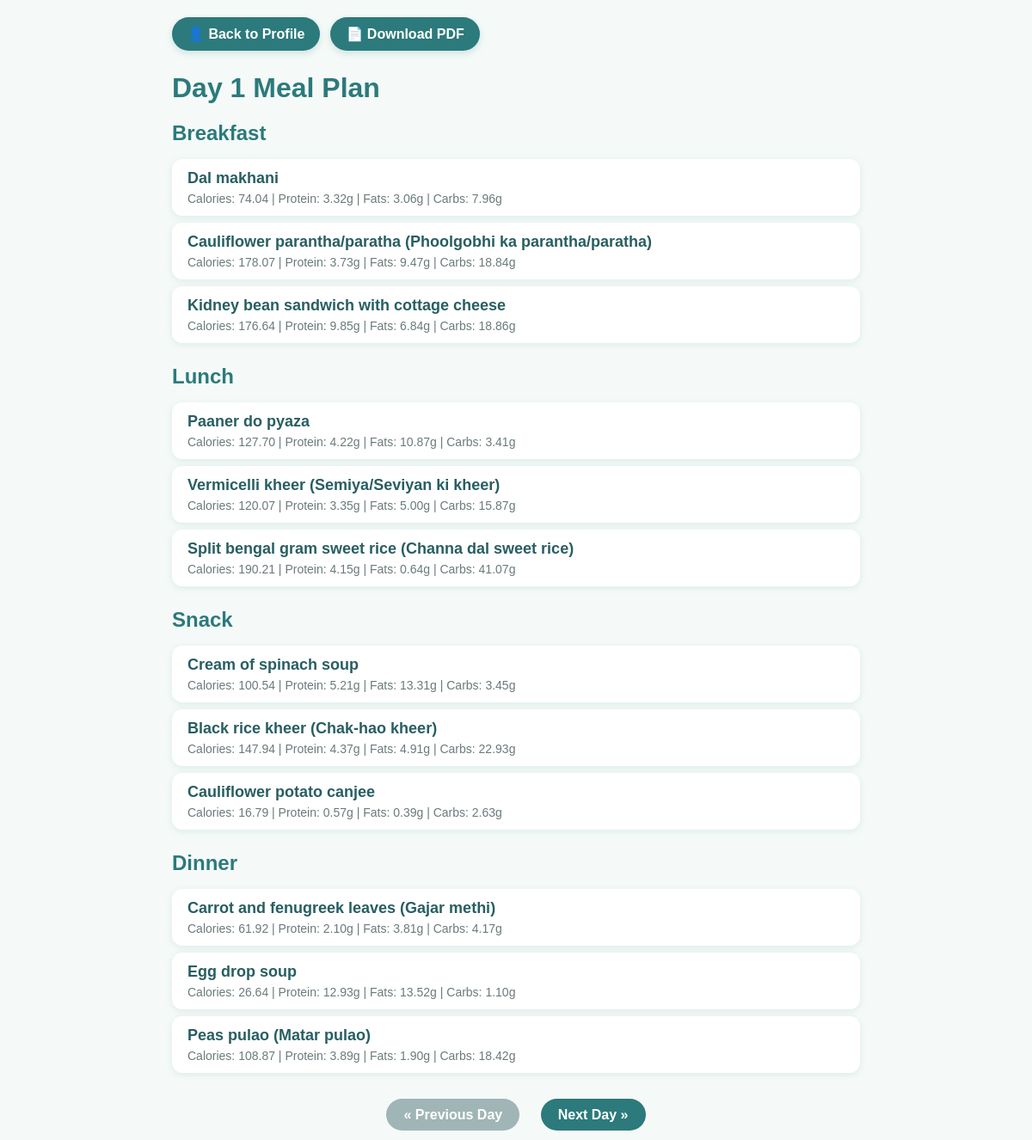
The page /day/1 (signed in) on the database its author committed.
### app.py (models this page shows)
class MealPlan(db.Model):
    id = db.Column(db.Integer, primary_key=True)
    user_id = db.Column(db.Integer, db.ForeignKey('user.id'))
    day = db.Column(db.String(10))  # Day 1, Day 2, etc.
    meal = db.Column(db.String(20))
    dish_name = db.Column(db.String(100))
    calories = db.Column(db.Float)
    protein = db.Column(db.Float)
    fats = db.Column(db.Float)
    carbs = db.Column(db.Float)
    user = db.relationship('User', backref='meal_plans')

### app.py (the view)
@app.route('/day/<int:day_num>')
@login_required
def view_day(day_num):
    day_key = f"Day {day_num}"
    all_days = db.session.query(MealPlan.day).filter_by(user_id=current_user.id).distinct().all()
    total_days = len(all_days)
    if day_num < 1 or day_num > total_days:
        return "Invalid day number.", 404
    day_meals = MealPlan.query.filter_by(user_id=current_user.id, day=day_key).all()
    if not day_meals:
        return "No weekly plan found. Please generate one first.", 400
    plan = {}
    for meal_name in ['Breakfast', 'Lunch', 'Snack', 'Dinner']:
        meal_list = [mp for mp in day_meals if mp.meal == meal_name]
        plan[meal_name] = meal_list[:3]  # Limit to 3 dishes per meal
    return render_template('day.html',
                           day_num=day_num,
                           day_name=day_key,
                           plan=plan,
                           total_days=total_days)

### app.py (called while the page is built)
@login_manager.user_loader
def load_user(user_id):
    return db.session.get(User, int(user_id))

### templates/day.html (shortened to what this page needs)
<!DOCTYPE html>
<html>
<head>
</head>
<body>
  <div class="buttons">
       <a href="/profile" class="button">👤 Back to Profile</a>
       <a href="/pdf" class="button" target="_blank" rel="noopener">📄 Download PDF</a>
   </div>
    <h1>{{ day_name }} Meal Plan</h1>
    {% for meal_name, foods in plan.items() %}
      <div class="meal-section">
        <h2>{{ meal_name }}</h2>
        <ul>
          {% for food in foods %}
            <li>
              <div class="dish-name">{{ food.dish_name }}</div>
              <div class="nutrition-info">
                Calories: {{ "%.2f"|format(food.calories) }} |
                Protein: {{ "%.2f"|format(food.protein) }}g |
                Fats: {{ "%.2f"|format(food.fats) }}g |
                Carbs: {{ "%.2f"|format(food.carbs) }}g
              </div>
            </li>
          {% else %}
            <li>No dishes found.</li>
          {% endfor %}
        </ul>
      </div>
    {% endfor %}
    <div class="pagination">
        {% if day_num > 1 %}
          <a href="{{ url_for('view_day', day_num=day_num-1) }}">&laquo; Previous Day</a>
        {% else %}
          <a class="disabled">&laquo; Previous Day</a>
        {% endif %}
        {% if day_num < total_days %}
          <a href="{{ url_for('view_day', day_num=day_num+1) }}">Next Day &raquo;</a>
        {% else %}
          <a class="disabled">Next Day &raquo;</a>
        {% endif %}
    </div>
</body>
</html>

### templates/day.html (style rules this page uses)
body { font-family: Arial, sans-serif; background: #f5faf8; padding: 20px; max-width: 800px; margin: auto; }
h1, h2 { color: #2c7a7b; margin-bottom: 10px; }
.buttons { display: flex; gap: 12px; margin-bottom: 25px; }
.button { padding: 10px 18px; background: #2c7a7b; color: white; text-decoration: none; font-weight: 600; border-radius: 20px; box-shadow: 0 3px 8px rgba(44,128,128,0.2); transition: background-color 0.3s ease; display: inline-flex; align-items: center; }
.meal-section { margin-bottom: 25px; }
ul { list-style: none; padding: 0; }
li { background-color: white; border-radius: 12px; padding: 12px 18px; margin-bottom: 8px; box-shadow: 0 2px 8px rgba(44,128,128,0.12); }
.dish-name { font-weight: bold; margin-bottom: 5px; font-size: 18px; color: #285e61; }
.nutrition-info { font-size: 14px; color: #6b7a7b; }
.pagination { text-align: center; margin-top: 40px; }
.pagination a { padding: 10px 20px; margin: 0 10px; background: #2c7a7b; color: white; text-decoration: none; border-radius: 25px; font-weight: 600; }
.pagination a.disabled { background: #a0b5b5; pointer-events: none; cursor: default; }

### rows shown on the page
MealPlan: dish_name "Dal makhani", calories "74.04", protein "3.32", fats "3.06", carbs "7.96"
MealPlan: dish_name "Cauliflower parantha/paratha (Phoolgobhi ka parantha/paratha)", calories "178.07", protein "3.73", fats "9.47", carbs "18.84"
MealPlan: dish_name "Kidney bean sandwich with cottage cheese", calories "176.64", protein "9.85", fats "6.84", carbs "18.86"
MealPlan: dish_name "Paaner do pyaza", calories "127.70", protein "4.22", fats "10.87", carbs "3.41"
MealPlan: dish_name "Vermicelli kheer (Semiya/Seviyan ki kheer)", calories "120.07", protein "3.35", fats "5.00", carbs "15.87"
MealPlan: dish_name "Split bengal gram sweet rice (Channa dal sweet rice)", calories "190.21", protein "4.15", fats "0.64", carbs "41.07"
MealPlan: dish_name "Cream of spinach soup", calories "100.54", protein "5.21", fats "13.31", carbs "3.45"
MealPlan: dish_name "Black rice kheer (Chak-hao kheer)", calories "147.94", protein "4.37", fats "4.91", carbs "22.93"
MealPlan: dish_name "Cauliflower potato canjee", calories "16.79", protein "0.57", fats "0.39", carbs "2.63"
MealPlan: dish_name "Carrot and fenugreek leaves (Gajar methi)", calories "61.92", protein "2.10", fats "3.81", carbs "4.17"
MealPlan: dish_name "Egg drop soup", calories "26.64", protein "12.93", fats "13.52", carbs "1.10"
MealPlan: dish_name "Peas pulao (Matar pulao)", calories "108.87", protein "3.89", fats "1.90", carbs "18.42"

### other values the page prints
{{ day_name }} "Day 1"
{{ meal_name }} "Breakfast" "Lunch" "Snack" "Dinner"
